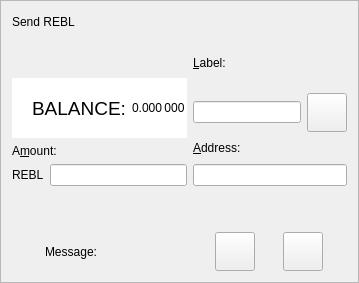
  <widget class="QFrame" name="SendCoins">
   <property name="toolTip">
    <string>This is a normal payment.</string>
   </property>
   <property name="frameShape">
    <enum>QFrame::StyledPanel</enum>
   </property>
   <property name="frameShadow">
    <enum>QFrame::Sunken</enum>
   </property>
   <layout class="QGridLayout" name="gridLayout">
    <item row="13" column="0">
     <layout class="QHBoxLayout" name="horizontalLayout_5">
      <item>
       <widget class="QLabel" name="messageLabel">
        <property name="text">
         <string>Message:</string>
        </property>
        <property name="alignment">
         <set>Qt::AlignRight|Qt::AlignTrailing|Qt::AlignVCenter</set>
        </property>
       </widget>
      </item>
      <item>
       <widget class="QLabel" name="messageTextLabel">
        <property name="toolTip">
         <string>A message that was attached to the REBL: URI which will be stored with the transaction for your reference. Note: This message will not be sent over the REBL network.</string>
        </property>
        <property name="textFormat">
         <enum>Qt::PlainText</enum>
        </property>
       </widget>
      </item>
     </layout>
    </item>
    <item row="0" column="0">
     <layout class="QHBoxLayout" name="horizontalLayout">
      <item>
       <widget class="QLabel" name="sendREBLLabel">
        <property name="text">
         <string>Send REBL</string>
        </property>
       </widget>
      </item>
      <item>
       <spacer name="horizontalSpacer_2">
        <property name="orientation">
         <enum>Qt::Horizontal</enum>
        </property>
        <property name="sizeHint" stdset="0">
         <size>
          <width>40</width>
          <height>20</height>
         </size>
        </property>
       </spacer>
      </item>
     </layout>
    </item>
    <item row="1" column="1">
     <layout class="QVBoxLayout" name="verticalLayout_2">
      <item>
       <widget class="QLabel" name="labelLabel">
        <property name="minimumSize">
         <size>
          <width>100</width>
          <height>0</height>
         </size>
        </property>
        <property name="text">
         <string>&amp;Label:</string>
        </property>
        <property name="alignment">
         <set>Qt::AlignLeading|Qt::AlignLeft|Qt::AlignVCenter</set>
        </property>
        <property name="buddy">
         <cstring>addAsLabel</cstring>
        </property>
       </widget>
      </item>
      <item>
       <layout class="QHBoxLayout" name="horizontalLayout_7">
        <item>
         <widget class="QLineEdit" name="addAsLabel">
          <property name="sizePolicy">
           <sizepolicy hsizetype="Expanding" vsizetype="Fixed">
            <horstretch>0</horstretch>
            <verstretch>0</verstretch>
           </sizepolicy>
          </property>
          <property name="minimumSize">
           <size>
            <width>0</width>
            <height>0</height>
           </size>
          </property>
          <property name="toolTip">
           <string>Enter a label for this address to add it to the list of used addresses</string>
          </property>
          <property name="styleSheet">
           <string notr="true"/>
          </property>
         </widget>
        </item>
        <item>
         <widget class="QToolButton" name="addressBookButton">
          <property name="enabled">
           <bool>true</bool>
          </property>
          <property name="toolTip">
           <string>Choose previously used address</string>
          </property>
          <property name="text">
           <string/>
          </property>
          <property name="icon">
           <iconset resource="../rebellious.qrc">
            <normaloff>:/icons/address-book</normaloff>:/icons/address-book</iconset>
          </property>
          <property name="iconSize">
           <size>
            <width>32</width>
            <height>32</height>
           </size>
          </property>
          <property name="shortcut">
           <string>Alt+A</string>
          </property>
         </widget>
        </item>
       </layout>
      </item>
      <item>
       <layout class="QVBoxLayout" name="payToLayout">
        <property name="spacing">
         <number>6</number>
        </property>
        <item>
         <widget class="QLabel" name="payToLabel">
          <property name="minimumSize">
           <size>
            <width>100</width>
            <height>0</height>
           </size>
          </property>
          <property name="text">
           <string>&amp;Address:</string>
          </property>
          <property name="alignment">
           <set>Qt::AlignLeading|Qt::AlignLeft|Qt::AlignVCenter</set>
          </property>
          <property name="buddy">
           <cstring>payTo</cstring>
          </property>
         </widget>
        </item>
        <item>
         <widget class="QValidatedLineEdit" name="payTo">
          <property name="sizePolicy">
           <sizepolicy hsizetype="Expanding" vsizetype="Fixed">
            <horstretch>0</horstretch>
            <verstretch>0</verstretch>
           </sizepolicy>
          </property>
          <property name="minimumSize">
           <size>
            <width>0</width>
            <height>0</height>
           </size>
          </property>
          <property name="baseSize">
           <size>
            <width>0</width>
            <height>0</height>
           </size>
          </property>
          <property name="toolTip">
           <string>The REBL address to send the payment to</string>
          </property>
          <property name="autoFillBackground">
           <bool>false</bool>
          </property>
          <property name="styleSheet">
           <string notr="true"/>
          </property>
         </widget>
        </item>
       </layout>
      </item>
     </layout>
    </item>
    <item row="8" column="1">
     <spacer name="verticalSpacer_2">
      <property name="orientation">
       <enum>Qt::Vertical</enum>
      </property>
      <property name="sizeHint" stdset="0">
       <size>
        <width>20</width>
        <height>40</height>
       </size>
      </property>
     </spacer>
    </item>
    <item row="1" column="0">
     <layout class="QVBoxLayout" name="verticalLayout">
      <item>
       <spacer name="verticalSpacer_3">
        <property name="orientation">
         <enum>Qt::Vertical</enum>
        </property>
        <property name="sizeHint" stdset="0">
         <size>
          <width>20</width>
          <height>40</height>
         </size>
        </property>
       </spacer>
      </item>
      <item>
       <layout class="QVBoxLayout" name="verticalLayout_3">
        <item>
         <widget class="QWidget" name="totalWidget" native="true">
          <property name="sizePolicy">
           <sizepolicy hsizetype="MinimumExpanding" vsizetype="Ignored">
            <horstretch>0</horstretch>
            <verstretch>0</verstretch>
           </sizepolicy>
          </property>
          <property name="minimumSize">
           <size>
            <width>175</width>
            <height>60</height>
           </size>
          </property>
          <property name="maximumSize">
           <size>
            <width>400</width>
            <height>60</height>
           </size>
          </property>
          <property name="styleSheet">
           <string notr="true">background-color:white;</string>
          </property>
          <widget class="QWidget" name="horizontalLayoutWidget_4">
           <property name="geometry">
            <rect>
             <x>20</x>
             <y>10</y>
             <width>361</width>
             <height>41</height>
            </rect>
           </property>
           <layout class="QHBoxLayout" name="totalHorizontalLayout" stretch="1,0,0">
            <property name="sizeConstraint">
             <enum>QLayout::SetMaximumSize</enum>
            </property>
            <item>
             <widget class="QLabel" name="labelTotalText">
              <property name="sizePolicy">
               <sizepolicy hsizetype="Fixed" vsizetype="Preferred">
                <horstretch>0</horstretch>
                <verstretch>0</verstretch>
               </sizepolicy>
              </property>
              <property name="font">
               <font>
                <pointsize>14</pointsize>
                <weight>50</weight>
                <bold>false</bold>
               </font>
              </property>
              <property name="text">
               <string>BALANCE:</string>
              </property>
             </widget>
            </item>
            <item>
             <widget class="QLabel" name="labelTotal">
              <property name="sizePolicy">
               <sizepolicy hsizetype="Maximum" vsizetype="Preferred">
                <horstretch>0</horstretch>
                <verstretch>0</verstretch>
               </sizepolicy>
              </property>
              <property name="font">
               <font>
                <weight>50</weight>
                <bold>false</bold>
               </font>
              </property>
              <property name="cursor">
               <cursorShape>IBeamCursor</cursorShape>
              </property>
              <property name="toolTip">
               <string>Your current total balance</string>
              </property>
              <property name="text">
               <string notr="true">0.000 000 00</string>
              </property>
              <property name="alignment">
               <set>Qt::AlignLeading|Qt::AlignLeft|Qt::AlignVCenter</set>
              </property>
              <property name="textInteractionFlags">
               <set>Qt::TextBrowserInteraction</set>
              </property>
             </widget>
            </item>
            <item>
             <widget class="QLabel" name="REBLLabel">
              <property name="text">
               <string>REBL</string>
              </property>
             </widget>
            </item>
           </layout>
          </widget>
         </widget>
        </item>
        <item>
         <spacer name="verticalSpacer">
          <property name="orientation">
           <enum>Qt::Vertical</enum>
          </property>
          <property name="sizeHint" stdset="0">
           <size>
            <width>20</width>
            <height>40</height>
           </size>
          </property>
         </spacer>
        </item>
        <item>
         <widget class="QLabel" name="amountLabel">
          <property name="minimumSize">
           <size>
            <width>100</width>
            <height>0</height>
           </size>
          </property>
          <property name="text">
           <string>A&amp;mount:</string>
          </property>
          <property name="alignment">
           <set>Qt::AlignLeading|Qt::AlignLeft|Qt::AlignVCenter</set>
          </property>
          <property name="buddy">
           <cstring>payAmount</cstring>
          </property>
         </widget>
        </item>
        <item>
         <layout class="QHBoxLayout" name="horizontalLayout_8">
          <item>
           <widget class="QLabel" name="REBLAmountLabel">
            <property name="text">
             <string>REBL</string>
            </property>
           </widget>
          </item>
          <item>
           <widget class="BitcoinAmountField" name="payAmount">
            <property name="minimumSize">
             <size>
              <width>0</width>
              <height>0</height>
             </size>
            </property>
            <property name="styleSheet">
             <string notr="true"/>
            </property>
           </widget>
          </item>
         </layout>
        </item>
       </layout>
      </item>
     </layout>
    </item>
    <item row="13" column="1">
     <layout class="QHBoxLayout" name="horizontalLayout_4">
      <item>
       <widget class="QToolButton" name="pasteButton">
        <property name="toolTip">
         <string>Paste address from clipboard</string>
        </property>
        <property name="styleSheet">
         <string notr="true"/>
        </property>
        <property name="text">
         <string/>
        </property>
        <property name="icon">
         <iconset resource="../rebellious.qrc">
          <normaloff>:/icons/editpaste</normaloff>:/icons/editpaste</iconset>
        </property>
        <property name="iconSize">
         <size>
          <width>32</width>
          <height>32</height>
         </size>
        </property>
        <property name="shortcut">
         <string>Alt+P</string>
        </property>
       </widget>
      </item>
      <item>
       <widget class="QToolButton" name="deleteButton">
        <property name="toolTip">
         <string>Remove this entry</string>
        </property>
        <property name="text">
         <string/>
        </property>
        <property name="icon">
         <iconset resource="../rebellious.qrc">
          <normaloff>:/icons/remove</normaloff>:/icons/remove</iconset>
        </property>
        <property name="iconSize">
         <size>
          <width>32</width>
          <height>32</height>
         </size>
        </property>
       </widget>
      </item>
     </layout>
    </item>
   </layout>
  </widget>
